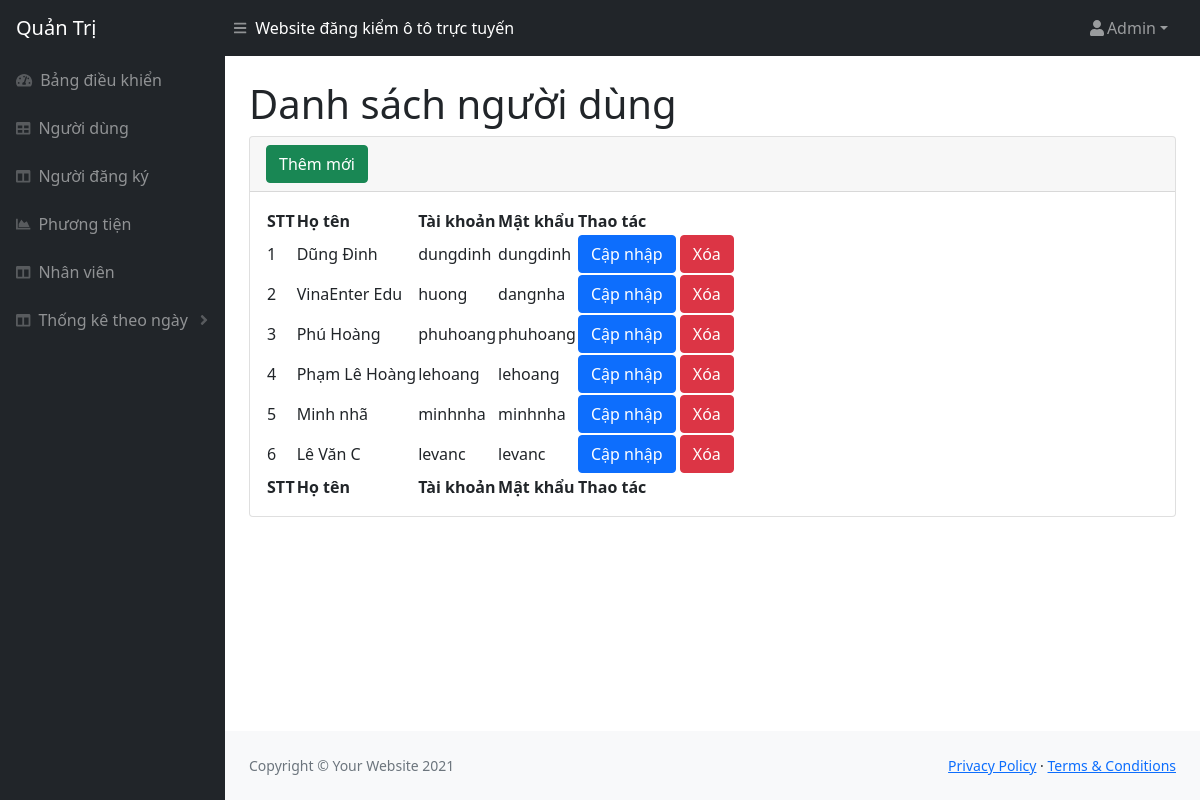
Page /admin/nguoidung.php (signed in) on the earlier database version.
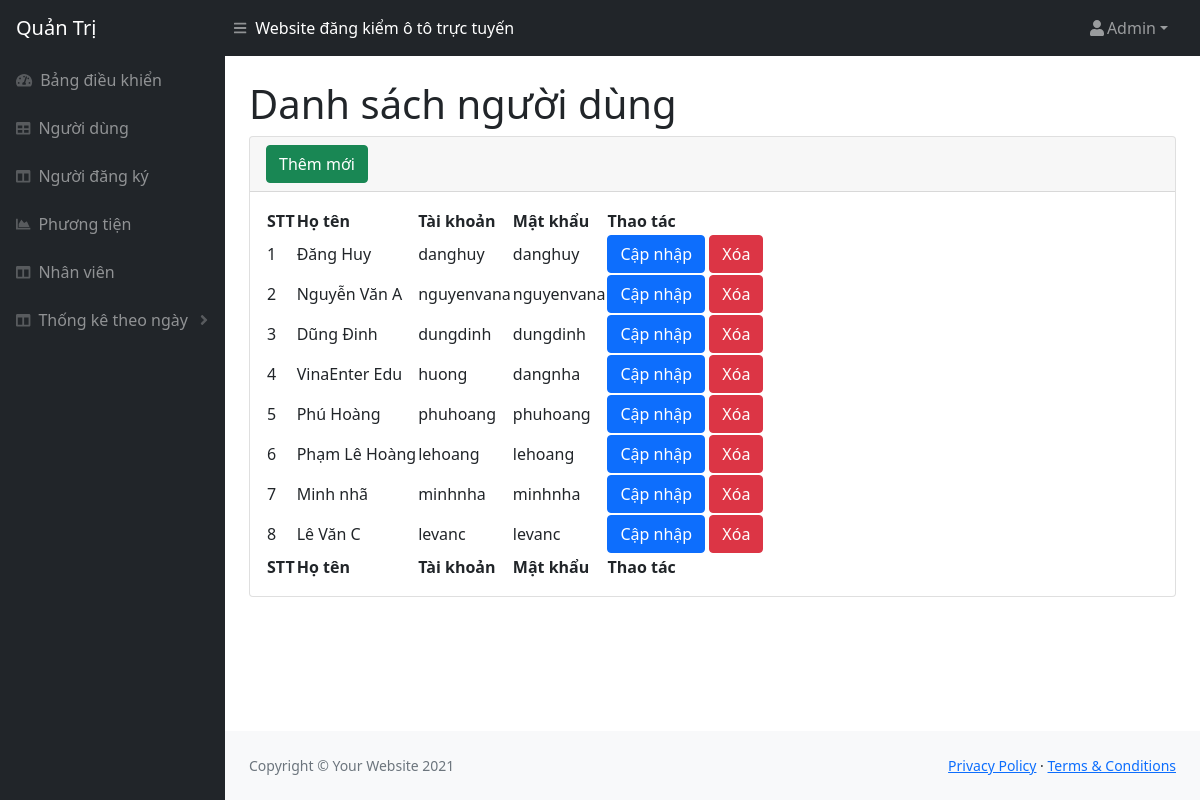
Same page on the later database version.
### tables this page shows
CREATE TABLE `user` (
  `id` int(11) NOT NULL,
  `fullname` varchar(250) NOT NULL,
  `username` varchar(250) NOT NULL,
  `password` varchar(250) NOT NULL,
  `role_id` int(11) NOT NULL,
  `chucnang` int(11) DEFAULT NULL
);

### admin/nguoidung.php (the view, shortened to what this page needs)
<!DOCTYPE html>
<html lang="en">
<head>
<?php include('inc/head.php')?>
</head>
<body class="sb-nav-fixed">
<?php include('inc/header.php')?>
    <div id="layoutSidenav">
    <?php include('inc/menu.php')?>
        <div id="layoutSidenav_content">
            <main>
                <div class="container-fluid px-4">
                    <h1 class="mt-4">Danh sách người dùng</h1>
                    <div class="card mb-4">
                        <div class="card-header">
                            <button type="button" class="btn btn-success" data-bs-toggle="modal"
                                data-bs-target="#exampleModalAdd">
                                Thêm mới
                            </button>
                        </div>
                        <div class="card-body">
                            <table id="datatablesSimple">
                                <thead>
                                    <tr>
                                        <th>STT</th>
                                        <th>Họ tên</th>
                                        <th>Tài khoản</th>
                                        <th>Mật khẩu</th>
                                        <th>Thao tác</th>
                                    </tr>
                                </thead>
                                <tfoot>
                                    <tr>
                                        <th>STT</th>
                                        <th>Họ tên</th>
                                        <th>Tài khoản</th>
                                        <th>Mật khẩu</th>
                                        <th>Thao tác</th>
                                    </tr>
                                </tfoot>
                                <tbody>
                                <?php
                                    $query = "SELECT * FROM user WHERE role_id = 2 ORDER BY id DESC";
                                    $result = mysqli_query($connect, $query);
                                    $stt = 1;
                                    while ($arUser = mysqli_fetch_array($result, MYSQLI_ASSOC)) {
                                        $idModelDel = "exampleModalDel".$arUser["id"] ;
                                        $idModelEdit = "exampleModalEdit".$arUser["id"];
                                    ?>
                                    <tr>
                                        <td><?php echo $stt ?></td>
                                        <td><?php echo $arUser["fullname"] ?></td>
                                        <td><?php echo $arUser["username"] ?></td>
                                        <td><?php echo $arUser["password"] ?></td>
                                        <td>
                                            <button type="button" class="btn btn-primary" data-bs-toggle="modal"
                                                data-bs-target="#<?php echo $idModelEdit ?>">
                                                Cập nhập
                                            </button>
                                            <button type="button" class="btn btn-danger" data-bs-toggle="modal"
                                                data-bs-target="#<?php echo $idModelDel ?>">
                                                Xóa
                                            </button>
                                        </td>
                                    </tr>
                                    <?php $stt++;} ?>
                                </tbody>
                            </table>
                        </div>
                    </div>
                </div>
            </main>
            <?php include('inc/footer.php')?>
        </div>
    </div>
</body>
</html>

Differences in the rows shown:
added user: fullname "Đăng Huy", username "danghuy", password "danghuy"
added user: fullname "Nguyễn Văn A", username "nguyenvana", password "nguyenvana"
